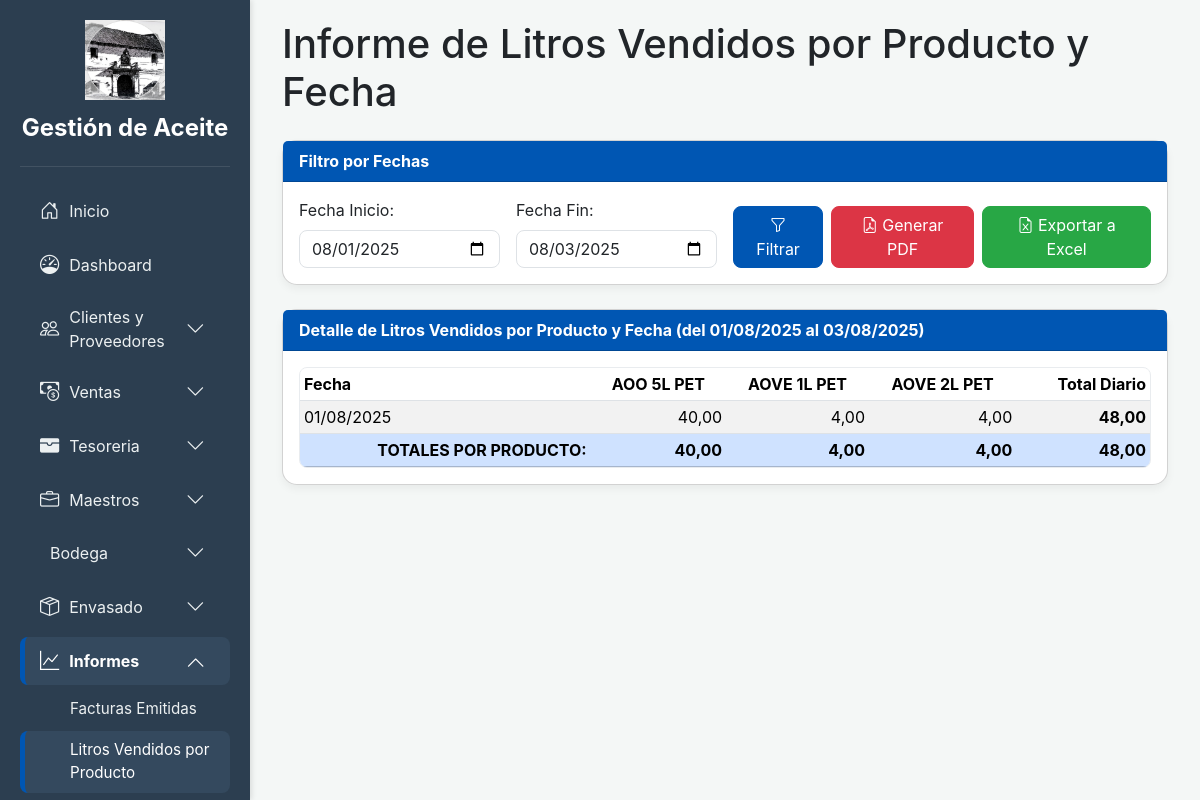
Screenshot of /app/informe_litros_vendidos_por_producto.php (signed in) with the database file from the repository.
### tables this page shows
CREATE TABLE `productos` (
  `id_producto` int(11) NOT NULL,
  `nombre_producto` varchar(255) NOT NULL COMMENT 'Ej: Aceite de Oliva Virgen Extra Botella 1L Cristal',
  `id_articulo` int(11) NOT NULL,
  `litros_por_unidad` decimal(10,2) NOT NULL COMMENT 'Formato en litros por cada unidad de este producto (ej. 5.00 para 5L)',
  `precio_venta` decimal(10,2) NOT NULL DEFAULT 0.00,
  `stock_actual_unidades` int(11) NOT NULL DEFAULT 0 COMMENT 'Stock actual de unidades de este producto final',
  `porcentaje_iva_actual` decimal(5,2) NOT NULL DEFAULT 0.00 COMMENT 'Porcentaje de IVA actual aplicable al producto.'
);

### app/informe_litros_vendidos_por_producto.php (the view, shortened to what this page needs)
<?php
include 'conexion.php';
$fecha_inicio = $_GET['fecha_inicio'] ?? date('Y-m-01');
$fecha_fin = $_GET['fecha_fin'] ?? date('Y-m-d');
$report_data = [];
$all_products = [];
$product_grand_totals = [];
$daily_totals = [];
$total_litros_vendidos_general = 0;
try {
    $stmt_sales = $pdo->prepare("
        SELECT
            f.fecha_factura,
            p.id_producto,
            p.nombre_producto,
            SUM(df.cantidad * p.litros_por_unidad) AS litros_vendidos_dia_producto
        FROM
            facturas_ventas f
        JOIN
            detalle_factura_ventas df ON f.id_factura = df.id_factura
        JOIN
            productos p ON df.id_producto = p.id_producto
        WHERE
            f.fecha_factura BETWEEN ? AND ?
        GROUP BY
            f.fecha_factura, p.id_producto, p.nombre_producto
        ORDER BY
            f.fecha_factura ASC, p.id_producto ASC
    ");
    $stmt_sales->execute([$fecha_inicio, $fecha_fin]);
    $raw_sales_data = $stmt_sales->fetchAll(PDO::FETCH_ASSOC);
    foreach ($raw_sales_data as $row) {
        $fecha = $row['fecha_factura'];
        $id_producto = $row['id_producto'];
        $nombre_producto = $row['nombre_producto'];
        $litros_vendidos = (float)$row['litros_vendidos_dia_producto'];
        if (!isset($report_data[$fecha])) {
            $report_data[$fecha] = [];
            $daily_totals[$fecha] = 0;
        }
        $report_data[$fecha][$id_producto] = $litros_vendidos;
        if (!isset($all_products[$id_producto])) {
            $all_products[$id_producto] = ['id' => $id_producto, 'name' => $nombre_producto];
        }
        $daily_totals[$fecha] += $litros_vendidos;
        $product_grand_totals[$id_producto] = ($product_grand_totals[$id_producto] ?? 0) + $litros_vendidos;
        $total_litros_vendidos_general += $litros_vendidos;
    }
    $custom_product_order_ids = [1, 6, 7, 3, 4, 5];
    $ordered_product_cols = [];
    $other_product_cols = [];
    foreach ($all_products as $prod_info) {
        if (in_array($prod_info['id'], $custom_product_order_ids)) {
            $ordered_product_cols[$prod_info['id']] = $prod_info;
        } else {
            $other_product_cols[] = $prod_info;
        }
    }
    $sorted_product_cols = [];
    foreach ($custom_product_order_ids as $id) {
        if (isset($ordered_product_cols[$id])) {
            $sorted_product_cols[] = $ordered_product_cols[$id];
        }
    }
    usort($other_product_cols, function($a, $b) {
        return $a['name'] <=> $b['name'];
    });
    $sorted_product_cols = array_merge($sorted_product_cols, $other_product_cols);
    ksort($report_data);
} catch (PDOException $e) {
    mostrarMensaje("Error de base de datos al generar el informe: " . $e->getMessage(), "danger");
}
?>
<!DOCTYPE html>
<html lang="es">
<head>
    <link href="https://cdn.jsdelivr.net/npm/bootstrap@5.3.3/dist/css/bootstrap.min.css" rel="stylesheet">
    <link rel="stylesheet" href="https://cdn.jsdelivr.net/npm/bootstrap-icons@1.11.3/font/bootstrap-icons.min.css">
</head>
<body>
    <div class="wrapper">
        <?php include 'sidebar.php'; ?>
        <div class="content">
            <div class="container-fluid">
                <h1 class="mb-4">Informe de Litros Vendidos por Producto y Fecha</h1>
                <div class="card mb-4">
                    <div class="card-header">
                        Filtro por Fechas
                    </div>
                    <div class="card-body">
                        <form id="reportFilterForm" action="informe_litros_vendidos_por_producto.php" method="GET" class="row g-3 align-items-end">
                            <div class="col-md-3">
                                <label for="fecha_inicio" class="form-label">Fecha Inicio:</label>
                                <input type="date" class="form-control" id="fecha_inicio" name="fecha_inicio" value="<?php echo htmlspecialchars($fecha_inicio); ?>" required>
                            </div>
                            <div class="col-md-3">
                                <label for="fecha_fin" class="form-label">Fecha Fin:</label>
                                <input type="date" class="form-control" id="fecha_fin" name="fecha_fin" value="<?php echo htmlspecialchars($fecha_fin); ?>" required>
                            </div>
                            <div class="col-md-6 d-flex align-items-end">
                                <button type="submit" class="btn btn-primary me-2"><i class="bi bi-funnel"></i> Filtrar</button>
                                <button type="button" class="btn btn-danger me-2" id="generatePdfBtn"><i class="bi bi-file-earmark-pdf"></i> Generar PDF</button>
                                <button type="button" class="btn btn-success" id="exportExcelBtn"><i class="bi bi-file-earmark-excel"></i> Exportar a Excel</button>
                            </div>
                        </form>
                    </div>
                </div>
                <div class="card">
                    <div class="card-header">
                        Detalle de Litros Vendidos por Producto y Fecha (del <?php echo htmlspecialchars(date('d/m/Y', strtotime($fecha_inicio))); ?> al <?php echo htmlspecialchars(date('d/m/Y', strtotime($fecha_fin))); ?>)
                    </div>
                    <div class="card-body">
                        <div class="table-responsive scrollable-table-container">
                            <table class="table table-striped table-hover table-sm">
                                <thead>
                                    <tr>
                                        <th style="min-width: 90px;">Fecha</th>
                                        <?php foreach ($sorted_product_cols as $product): ?>
                                            <th style="min-width: 80px;"><?php echo htmlspecialchars($product['name']); ?></th>
                                        <?php endforeach; ?>
                                        <th style="min-width: 100px;">Total Diario</th>
                                    </tr>
                                </thead>
                                <tbody>
                                    <?php if (empty($report_data)): ?>
                                        <tr>
                                            <td colspan="<?php echo count($sorted_product_cols) + 2; ?>" class="text-center">No hay datos de ventas para los productos en el rango de fechas seleccionado.</td>
                                        </tr>
                                    <?php else: ?>
                                        <?php foreach ($report_data as $fecha => $productos_vendidos): ?>
                                            <tr>
                                                <td><?php echo htmlspecialchars(date('d/m/Y', strtotime($fecha))); ?></td>
                                                <?php foreach ($sorted_product_cols as $product): ?>
                                                    <td class="text-end">
                                                        <?php echo number_format($productos_vendidos[$product['id']] ?? 0, 2, ',', '.'); ?>
                                                    </td>
                                                <?php endforeach; ?>
                                                <td class="text-end fw-bold">
                                                    <?php echo number_format($daily_totals[$fecha], 2, ',', '.'); ?>
                                                </td>
                                            </tr>
                                        <?php endforeach; ?>
                                    <?php endif; ?>
                                </tbody>
                                <tfoot>
                                    <tr class="table-primary">
                                        <th class="text-end">TOTALES POR PRODUCTO:</th>
                                        <?php foreach ($sorted_product_cols as $product): ?>
                                            <th class="text-end">
                                                <?php echo number_format($product_grand_totals[$product['id']] ?? 0, 2, ',', '.'); ?>
                                            </th>
                                        <?php endforeach; ?>
                                        <th class="text-end">
                                            <?php echo number_format($total_litros_vendidos_general, 2, ',', '.'); ?>
                                        </th>
                                    </tr>
                                </tfoot>
                            </table>
                        </div>
                    </div>
                </div>
            </div>
        </div>
    </div>
</body>
</html>

### app/informe_litros_vendidos_por_producto.php (style rules this page uses)
body { font-family: 'Inter', sans-serif; background-color: #f4f7f6; }
.wrapper { display: flex; min-height: 100vh; }
.content { flex-grow: 1; padding: 20px; }
.card { border-radius: 15px; box-shadow: 0 4px 8px rgba(0,0,0,0.05); margin-bottom: 20px; }
.card-header { background-color: #0056b3; color: white; border-top-left-radius: 15px; border-top-right-radius: 15px; font-weight: bold; }
.btn-primary { background-color: #0056b3; border-color: #0056b3; border-radius: 8px; }
.btn-danger { background-color: #dc3545; border-color: #dc3545; border-radius: 8px; }
.btn-success { background-color: #28a745; border-color: #28a745; border-radius: 8px; }
.table thead { background-color: #e9ecef; }
.table th, .table td { vertical-align: middle; text-align: center; }
.table th:first-child, .table td:first-child { text-align: left; }
.table th:last-child, .table td:last-child { text-align: right; }
.table tfoot th { text-align: right; }
.form-control, .form-select { border-radius: 8px; }
:root { --sidebar-width: 250px; --primary-color: #007bff; --sidebar-bg: #343a40; --sidebar-link: #adb5bd; --sidebar-hover: #495057; --sidebar-active: #0056b3; }
.scrollable-table-container { max-height: 600px; overflow-x: auto; overflow-y: auto; border: 1px solid #e9ecef; border-radius: 8px; }
.scrollable-table-container table { margin-bottom: 0; width: auto; min-width: 100%; }

### app/sidebar.php (style rules this page uses)
:root { --sidebar-bg: #2c3e50; --sidebar-link: #ecf0f1; --sidebar-hover: #34495e; --primary-color: #0056b3; --primary-dark: #004494; }

### rows the page displays
productos: nombre_producto "AOO 5L PET", fecha "01/08/2025", id_producto "40,00", fecha "48,00"
productos: nombre_producto "AOVE 1L PET", id_producto "4,00"
productos: nombre_producto "AOVE 2L PET", id_producto "4,00"

### other values shown
$item['name'] "Clientes y Proveedores"
$item['name'] "Ventas"
$item['name'] "Tesoreria"
$item['name'] "Maestros"
$item['name'] "Bodega"
$item['name'] "Envasado"
$item['name'] "Informes"
$sub_link['text'] "Facturas Emitidas"
$sub_link['text'] "Litros Vendidos por Producto"
$total_litros_vendidos_general "48,00"
